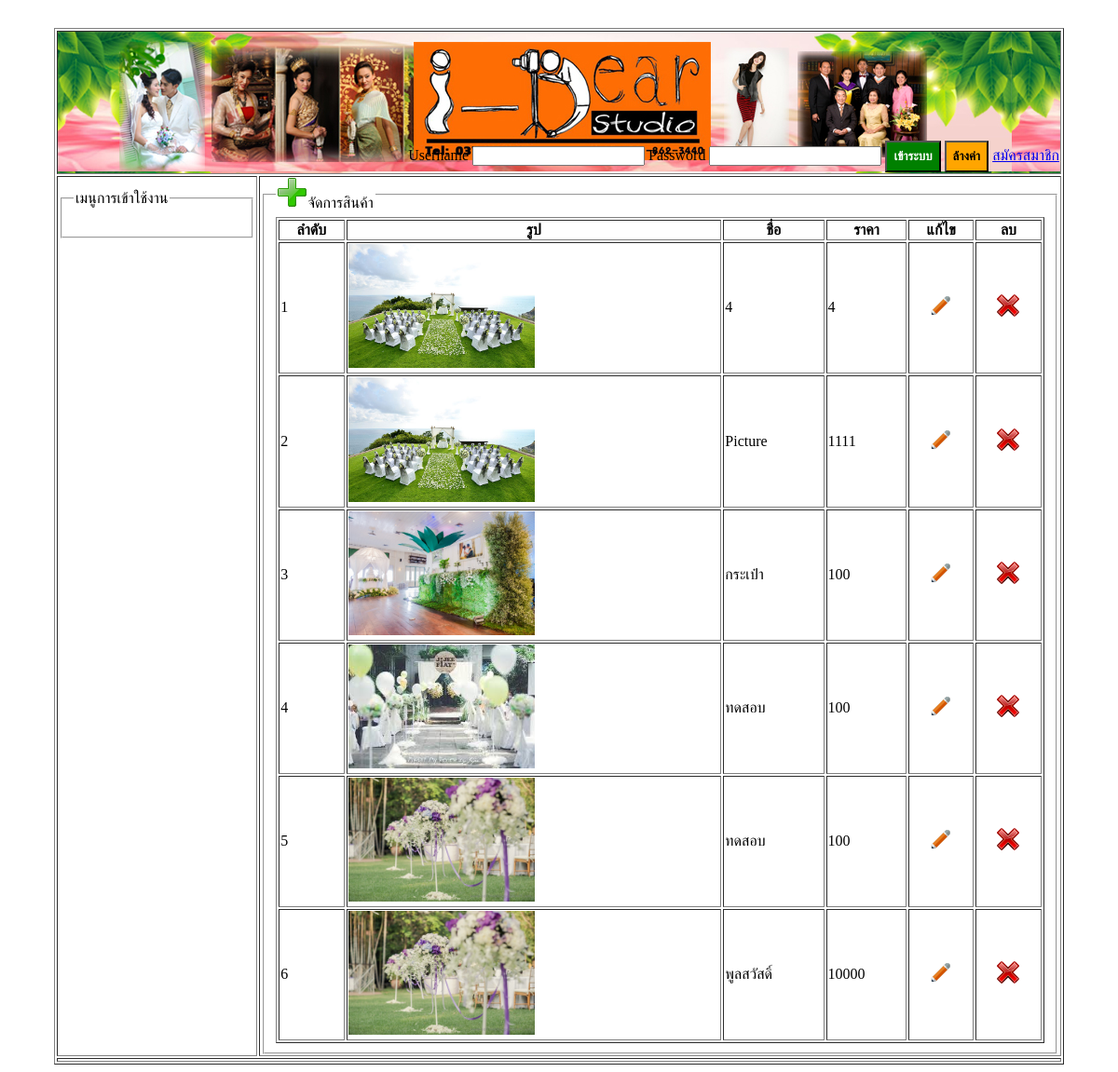
The page /product_manage.php on the database its author committed.
### tables this page shows
CREATE TABLE IF NOT EXISTS `product` (
  `prod_id` int(11) NOT NULL AUTO_INCREMENT,
  `prod_name` varchar(50) NOT NULL,
  `prod_price` int(11) NOT NULL,
  `prod_image` varchar(100) NOT NULL,
  `prod_createdate` date NOT NULL,
  PRIMARY KEY (`prod_id`)
);

### product_manage.php (the view)
<?php include './inc_header.php'; ?>
<?php include './db/connect_db.php';?>
<?php
$sql = "SELECT * FROM product ORDER BY prod_name ASC";
$result = mysqli_query($conn, $sql);
?>
<tr>
    <td style="width:20%;vertical-align: text-top"><?php include './inc_menuleft.php'; ?></td>
    <td style="vertical-align: text-top">
        <fieldset>
            <legend><a href="product_form.php"><img src="image/icon/32x32-add-icon.png"/></a>จัดการสินค้า</legend>
            <table border="1">
                <thead>
                    <tr>
                        <th>ลำดับ</th>
                        <th>รูป</th>
                        <th>ชื่อ</th>
                        <th>ราคา</th>
                        <th>แก้ไข</th>
                        <th>ลบ</th>
                    </tr>
                </thead>
                <tbody>
                    <?php $i= 1; while ($row = mysqli_fetch_array($result)) { ?>
                        <tr>
                            <td><?=$i?></td>
                            <td><img src="<?=$row['prod_image']?>"/></td>
                            <td><?=$row['prod_name']?></td>
                            <td><?=$row['prod_price']?></td>
                            <td style="text-align: center">
                                <a href="product_form.php?id=<?=$row['prod_id']?>"><img src="image/icon/32x32-edit-icon.png"/></a>
                            </td>
                             <td style="text-align: center">
                                <a href="product_delete.php?id=<?=$row['prod_id']?>" onclick="return confirm('ยืนยันการลบข้อมูล')">
                                    <img src="image/icon/32x32-delete-icon.png"/>
                                </a>
                            </td>
                        </tr>
                    <?php $i++;} ?>
                </tbody>
            </table>
        </fieldset>
    </td>
</tr>
<?php include './inc_footer.php'; ?>

### css/style.css (style rules this page uses)
table { width: 100%; }
td>img { max-height: 200px; max-width: 200px; }

### rows shown on the page
product: prod_image (picture), prod_name "4", prod_price "4"
product: prod_image (picture), prod_name "Picture", prod_price "1111"
product: prod_image (picture), prod_name "กระเป๋า", prod_price "100"
product: prod_image (picture), prod_name "ทดสอบ", prod_price "100"
product: prod_image (picture), prod_name "ทดสอบ", prod_price "100"
product: prod_image (picture), prod_name "พูลสวัสดิ์", prod_price "10000"
